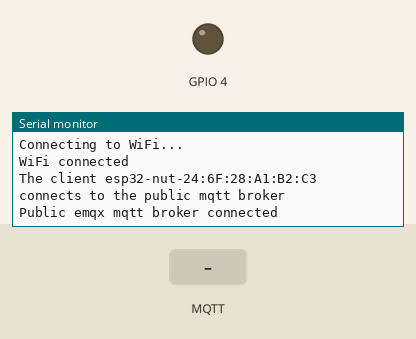
Simulated run of this sketch. Board: ESP32. Parts: output pins drawn as LEDs (lit = HIGH), the last lines printed to the serial monitor. Inputs (shaded band) come from the test bench. WiFi joins after 1.5 s; servers stay silent unless stated; no MQTT or app messages arrive unless stated.

Above: at 2.7 s.
2.8 s: MQTT message "1" arrives on the first subscribed topic
At 3.7 s:
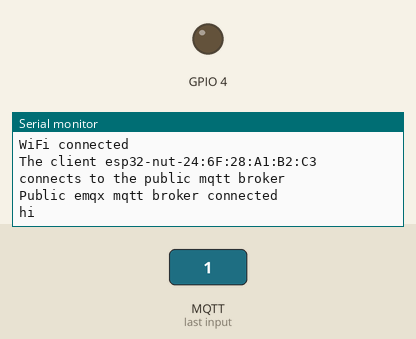
4.3 s: MQTT message "1" arrives on the second subscribed topic
At 4.9 s:
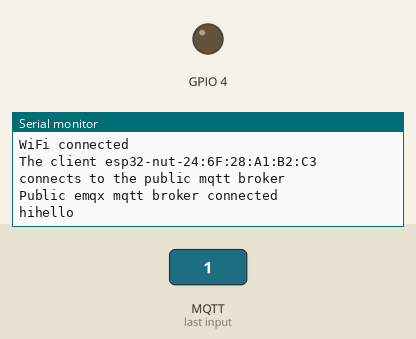

Measured:
- after the input at 2.8 s, the serial monitor: prints a new line at once (image 1)
- after the input at 4.3 s, the serial monitor: prints a new line at once (image 2)

The sketch:

projectIT.ino
```cpp
#include <WiFi.h>
#include "PubSubClient.h"

#include <String>
const char* ssid = "KMITL-WIFI";
const char* password = "";

const char* mqtt_broker = "10.3.0.21";           //IP mqtt server
const char* mqtt_username = "admin";              //mqtt username ตามที่แจกให้
const char* mqtt_password = "projectit";     //mqtt password  ตามที่แจกให้
const int mqtt_port = 1883;

WiFiClient   espClient;
PubSubClient client(espClient);             //สร้างออปเจ็ค สำหรับเชื่อมต่อ mqtt

String text;
void callback(char *topic, byte *payload, unsigned int length) {
  text="";
  for (int i = 0; i < length; i++)
     text+=(char) payload[i];
  if(strcmp(topic,"projectit/F5/501/door")==0){
    Serial.printf("hi");
    if(text.compareTo("true")==0)
      digitalWrite(4,HIGH);
    else
      digitalWrite(4,LOW);
  }
  if(strcmp(topic,"projectit/F5/501/reboot")==0){
    Serial.printf("hello");
    if(text.compareTo("true")==0)
      ESP.restart();
  }
}

void reconnect() {
      client.setServer(mqtt_broker, mqtt_port);            //set mqtt server ตามIPและportที่ตั้งไว้
      client.setCallback(callback);                              //เลือกฟังก์ชั่นsubscribeจากหน้า12
      while (!client.connected()){                                //รอจนกว่าจะเชื่อมต่อmqttสำเร็จ
            String client_id = "esp32-nut-";
            client_id += String(WiFi.macAddress());
            Serial.printf("The client %s connects to the public mqtt broker\n", client_id.c_str());
            if (client.connect(client_id.c_str(), mqtt_username, mqtt_password))
                  Serial.println("Public emqx mqtt broker connected");
            else {
                  Serial.print("failed with state ");
                  Serial.print(client.state());
                  delay(2000);
            }
      }
}
void setup_wifi() {
      WiFi.mode(WIFI_STA);
      WiFi.begin(ssid, password);
      while (WiFi.status() != WL_CONNECTED) {
            delay(500);
            Serial.println("Connecting to WiFi...");
      }
      Serial.println("WiFi connected");
}
void setup() {
  // put your setup code here, to run once:
  pinMode(4,OUTPUT);
  Serial.begin(115200);
  Serial.print("nut");
  setup_wifi();
  reconnect();                               //เชื่อมต่อmqtt
  client.subscribe("projectit/F5/501/door");       //กำหนด topic ที่จะ subscribe
  client.subscribe("projectit/F5/501/reboot");
  client.publish("projectit/F5/501/init","true");
}
long timedelay;
void loop() {
  // put your main code here, to run repeatedly:
  client.loop();
  if(millis()-timedelay>=5000)
  {
    timedelay= millis();
    client.publish("projectit/F5/501/timeupdate","true");
  }
}
```
